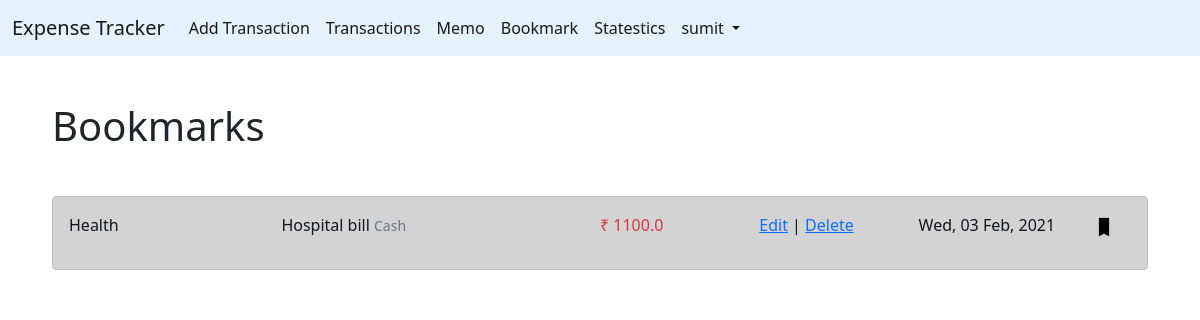
Page /bookmark/ (signed in) on the committed database.
### app/models.py (models this page shows)
class Expense(models.Model):
    CATEGORY = (
        ('Food', 'Food'),
        ('Social Life', 'Social Life'),
        ('Self-development', 'Self-development'),
        ('Transportation', 'Transportation'),
        ('Culture', 'Culture'),
        ('Household', 'Household'),
        ('Apparel', 'Apparel'),
        ('Beauty', 'Beauty'),
        ('Health', 'Health'),
        ('Education', 'Education'),
        ('Gift', 'Gift'),
        ('others', 'others'),
    )
    TYPE = (
        ('Cash', 'Cash'),
        ('Account', 'Account'),
        ('Card', 'Card'),
    )
    cost = models.FloatField(blank=True)
    account = models.CharField(max_length=100, choices=TYPE)
    category = models.CharField(max_length=100, choices=CATEGORY)
    date = models.DateTimeField(auto_now_add=True)
    message = models.CharField(max_length=100)
    bookmark = models.BooleanField(default=False)
    user = models.ForeignKey(User, on_delete=models.CASCADE)

### app/views.py (the view)
# urls.py: path('bookmark/',views.bookmark,name='bookmark'),
def bookmark(request):
    i  = Income.objects.filter(user=request.user).filter(bookmark=True).order_by('-date')
    e  = Expense.objects.filter(user=request.user).filter(bookmark=True).order_by('-date')
    t  = Transfer.objects.filter(user=request.user).filter(bookmark=True).order_by('-date')
    ii  = Income.objects.filter(user=request.user).order_by('-date')
    ee  = Expense.objects.filter(user=request.user).order_by('-date')
    tt  = Transfer.objects.filter(user=request.user).order_by('-date')
    return render(request,"app/bookmark.html",{
        'income':ii,
        'expense':ee,
        'transfer':tt,
        'trans':chain(i,e,t)
    })

### app/templates/app/bookmark.html (shortened to what this page needs)
{% extends "app/base.html" %} {% load static %}
{% block body %}
<div style="font-size: 40px;margin: 40px;">
    Bookmarks
</div>
{% for t in trans %}
<div class="alert alert-dark" style="margin: 40px;">
    <div class="d-flex justify-content-between">
        {% if t in expense %}
        <div style="width: 20%;">{{ t.category }}</div>
        <div class="" style="width: 30%;">{{ t.message }}
            <small  class="form-text text-muted"> {{ t.account }} </small>
        </div>
        <div class="text-danger" style="width: 15%;">₹ {{ t.cost }}</div>
        <div style="width: 15%;">
            <p>
                <a href="{% url 'expense-update' pk=t.id %}">Edit</a>
                |
                <a href="{% url 'expense-delete' pk=t.id %}">Delete</a>
            </p>
        </div>
        <div style="width: 15%;">
            {{t.date|date:"D, d M, Y" }}
        </div>
        <div class="text-center" style="width: 5%;">
            {% if t.bookmark %}
            <a href="{% url 'bookmarke' id=t.id %}">
                <img style="height: 20px;width: 20px;" src="{% static 'app/book.png' %}" alt="">
            </a>
            {% else %}
            <a href="{% url 'bookmarke' id=t.id %}">
                <img style="height: 20px;width: 20px;" src="{% static 'app/unbook.png' %}" alt="">
            </a>
            {% endif %}
        </div>
        {% endif %}
    </div>
</div>
{% endfor %}
{% endblock %}

### app/templates/app/base.html (shortened to what this page needs)
<!DOCTYPE html>
<html>
<head>
  <link href="https://cdn.jsdelivr.net/npm/bootstrap@5.0.0-beta1/dist/css/bootstrap.min.css" rel="stylesheet"
>
  <link rel="stylesheet" type="text/css" href="https://cdn.datatables.net/1.10.21/css/jquery.dataTables.css">
</head>
<body>
  <nav class="navbar navbar-expand-lg navbar-light " style="background-color: #e3f2fd;">
    <div class="container-fluid">
      <a class="navbar-brand" href="/">Expense Tracker</a>
      {% if user.is_authenticated %}
      <div class="collapse navbar-collapse" id="navbarNavDropdown">
        <ul class="navbar-nav">
          <li class="nav-item">
            <a class="nav-link active" href=" {% url 'income-add' %}">Add Transaction</a>
          </li>
          <li class="nav-item">
            <a class="nav-link active" href="{% url 'income-list' %} ">Transactions</a>
          </li>
          <li class="nav-item">
            <a class="nav-link active" href=" {% url 'memo' %} ">Memo</a>
          </li>
          <li class="nav-item">
            <a class="nav-link active" href=" {% url 'bookmark' %}  ">Bookmark</a>
          </li>
          <li class="nav-item">
            <a class="nav-link active" href=" {% url 'stats' %}  ">Statestics</a>
          </li>
          <li class="nav-item dropdown">
            <a class="nav-link dropdown-toggle active" href="#" id="navbarDropdownMenuLink" role="button"
              data-bs-toggle="dropdown" aria-expanded="false">
              {{request.user}}
            </a>
          </li>
        </ul>
      </div>
      {% endif %}
    </div>
  </nav>
  <div class="container-fluid">
    {% block body %}
    {% endblock %}
  </div>
  <link rel="stylesheet" type="text/css"
    href="https://cdn.datatables.net/v/dt/jszip-2.5.0/dt-1.10.20/af-2.3.4/b-1.6.1/b-colvis-1.6.1/b-flash-1.6.1/b-html5-1.6.1/b-print-1.6.1/cr-1.5.2/fc-3.3.0/fh-3.1.6/kt-2.5.1/r-2.2.3/rg-1.1.1/rr-1.2.6/sc-2.0.1/sl-1.3.1/datatables.min.css" />
</body>
</html>

### app/templates/app/base.html (style rules this page uses)
body { font-size: medium; }

### rows in the picture
Expense: category "Health", message "Hospital bill", account "Cash", cost "1100.0", date "Wed, 03 Feb, 2021", bookmark True (drawn)

### other values in the picture
{{ request.user }} "sumit"
